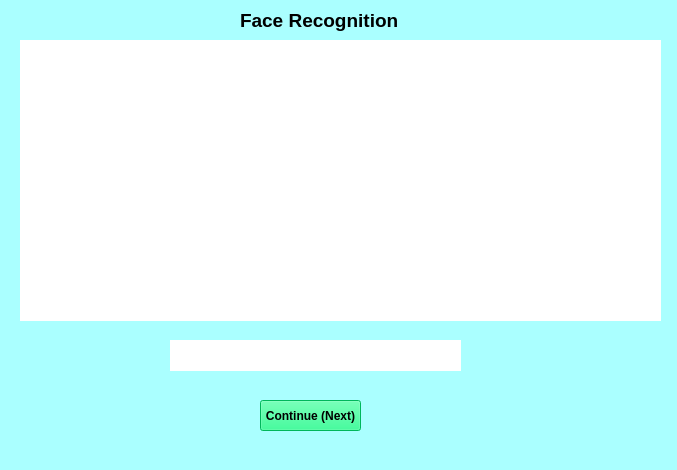
<?xml version="1.0" encoding="UTF-8"?>
<ui version="4.0">
 <class>MainWindow</class>
 <widget class="QMainWindow" name="MainWindow">
  <property name="geometry">
   <rect>
    <x>0</x>
    <y>0</y>
    <width>677</width>
    <height>470</height>
   </rect>
  </property>
  <property name="windowTitle">
   <string>Face Recognition</string>
  </property>
  <property name="styleSheet">
   <string notr="true">background-color: rgb(170, 255, 255);</string>
  </property>
  <widget class="QWidget" name="centralwidget">
   <widget class="QLabel" name="label">
    <property name="geometry">
     <rect>
      <x>240</x>
      <y>0</y>
      <width>191</width>
      <height>41</height>
     </rect>
    </property>
    <property name="font">
     <font>
      <pointsize>14</pointsize>
      <weight>75</weight>
      <bold>true</bold>
     </font>
    </property>
    <property name="text">
     <string>Face Recognition</string>
    </property>
   </widget>
   <widget class="QLabel" name="label_2">
    <property name="geometry">
     <rect>
      <x>20</x>
      <y>40</y>
      <width>641</width>
      <height>281</height>
     </rect>
    </property>
    <property name="styleSheet">
     <string notr="true">background-color: rgb(255, 255, 255);</string>
    </property>
    <property name="text">
     <string/>
    </property>
   </widget>
   <widget class="QPushButton" name="pushButton">
    <property name="geometry">
     <rect>
      <x>260</x>
      <y>400</y>
      <width>101</width>
      <height>31</height>
     </rect>
    </property>
    <property name="font">
     <font>
      <weight>75</weight>
      <bold>true</bold>
     </font>
    </property>
    <property name="styleSheet">
     <string notr="true">background-color: rgb(0, 255, 127);</string>
    </property>
    <property name="text">
     <string>Continue (Next)</string>
    </property>
   </widget>
   <widget class="QLabel" name="label_3">
    <property name="geometry">
     <rect>
      <x>170</x>
      <y>340</y>
      <width>291</width>
      <height>31</height>
     </rect>
    </property>
    <property name="styleSheet">
     <string notr="true">background-color: rgb(255, 255, 255);</string>
    </property>
    <property name="text">
     <string/>
    </property>
   </widget>
  </widget>
  <widget class="QStatusBar" name="statusbar"/>
 </widget>
 <resources/>
 <connections/>
</ui>
